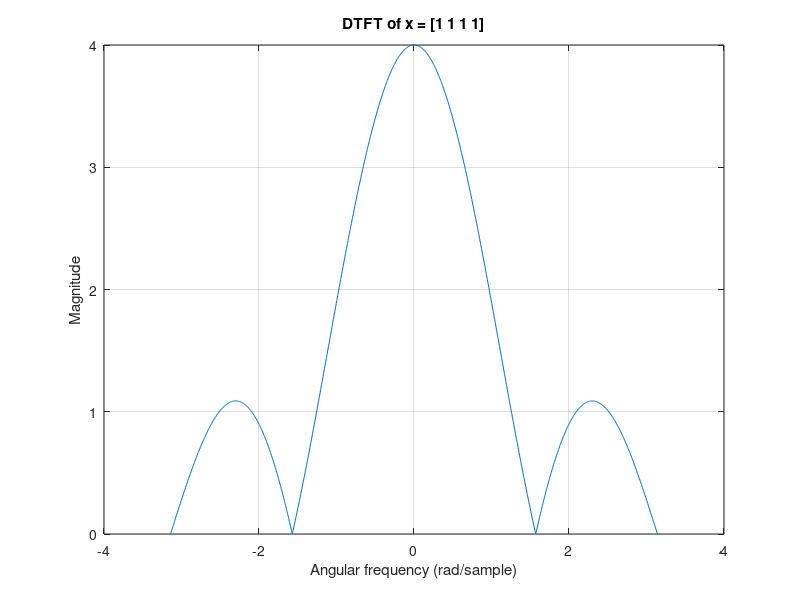
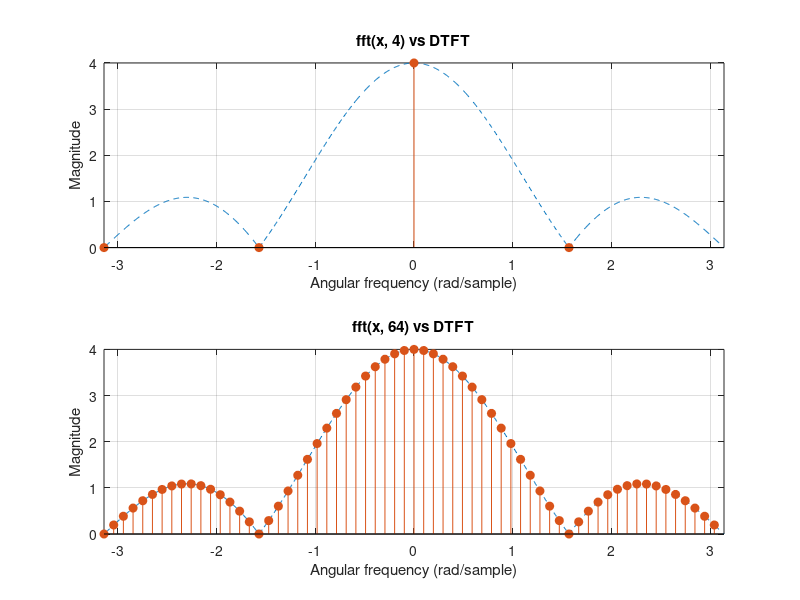

Write the MATLAB code that produced these figures, in order.
x = [1 1 1 1];
n = 0:length(x)-1;

w = linspace(-pi, pi, 1000);
X = x * exp(-1j * (n.' * w));

figure
plot(w, abs(X))
grid on
xlabel('Angular frequency (rad/sample)')
ylabel('Magnitude')
title('DTFT of x = [1 1 1 1]')
saveas(gcf, 'exercise4_dtft.png')

Ns = [4 64];
figure
for i = 1:2
    N = Ns(i);
    Xk = fftshift(fft(x, N));          % reorder bins to -pi ... pi
    wk = 2*pi*(-N/2:N/2-1)/N;          % bin frequencies in rad/sample

    subplot(2, 1, i)
    plot(w, abs(X), '--')              % DTFT for reference
    hold on
    stem(wk, abs(Xk), 'filled')
    hold off
    grid on
    xlim([-pi pi])
    xlabel('Angular frequency (rad/sample)')
    ylabel('Magnitude')
    title(sprintf('fft(x, %d) vs DTFT', N))
end
saveas(gcf, 'exercise4_dft_vs_dtft.png')
